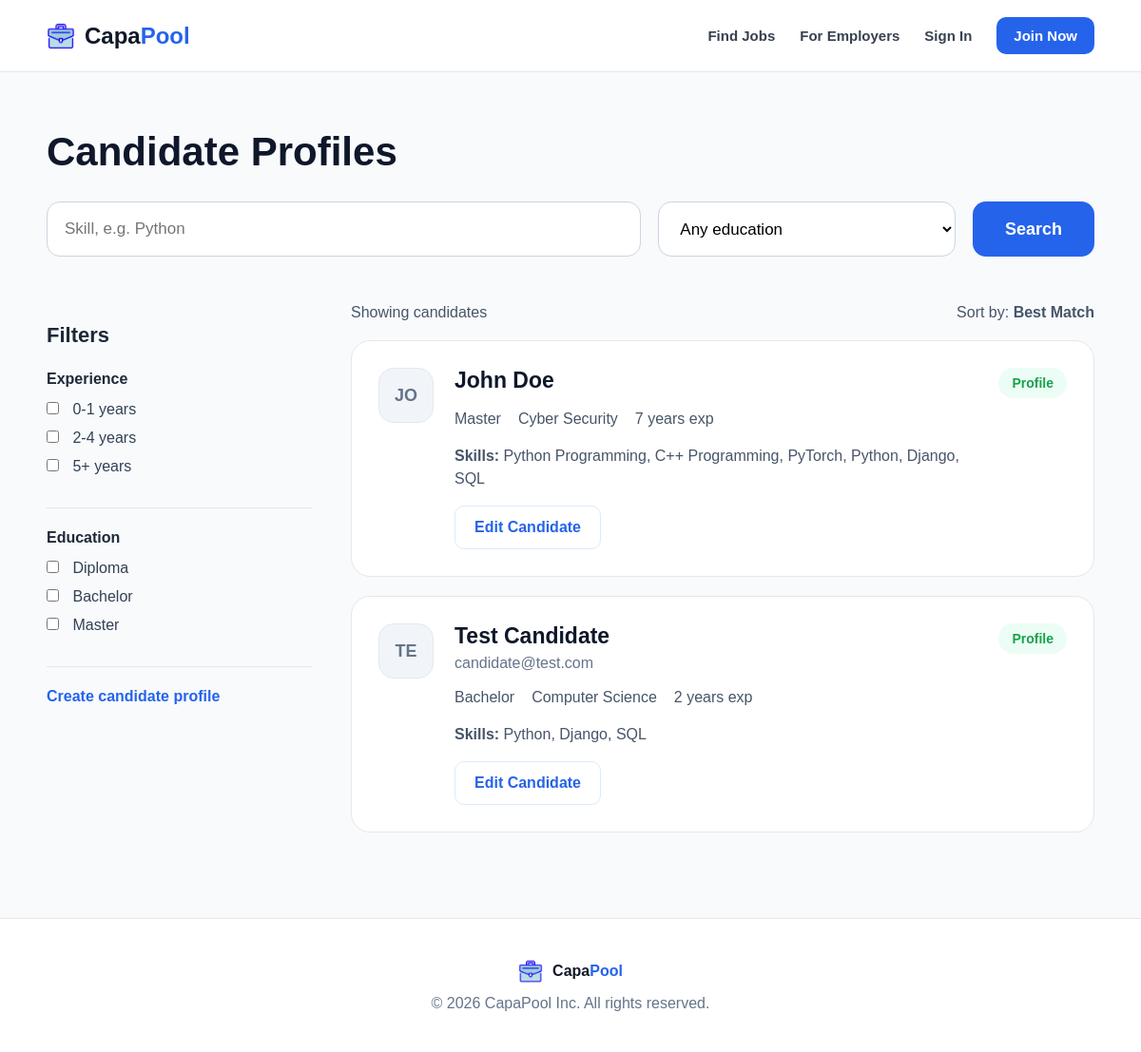
The page /candidates/ (signed in) on the database its author committed.
### candidates/models.py (models this page shows, shortened)
class CandidateProfile(models.Model):
	education_choices = [
		('high_school', 'High School'),
		('diploma', 'Diploma'),
		('bachelor', 'Bachelor'),
		('master', 'Master'),
		('phd', 'PhD'),
	]
	work_mode_choices = [
		('remote', 'Remote'),
		('onsite', 'On-site'),
		('hybrid', 'Hybrid'),
	]
	user = models.OneToOneField(User, on_delete=models.CASCADE)
	full_name = models.CharField(max_length=150)
	contact_email = models.EmailField()
	phone_number = models.CharField(max_length=30, blank=True)
	education_level = models.CharField(max_length=50, choices=education_choices)
	major = models.CharField(max_length=100)
	years_of_experience = models.PositiveIntegerField(default=0)
	work_experience = models.TextField(blank=True)
	is_member = models.BooleanField(default=False)
	skills = models.ManyToManyField(Skill, blank=True)
	resume = models.FileField(upload_to='resume/', blank=True, null=True)
	preferred_location = models.CharField(max_length=100, blank=True)
	preferred_work_mode = models.CharField(max_length=30, blank=True)
	created_at = models.DateTimeField(auto_now_add=True)

class Skill(models.Model):
	name = models.CharField(max_length=100, unique=True)

### candidates/views.py (the view)
# urls.py: path('', views.candidate_list, name='candidate_list'),
def candidate_list(request):
	candidates = CandidateProfile.objects.all().order_by('-created_at')
	return render(request, 'candidates/candidate_list.html', {
		'candidates': candidates
	})

### templates/candidates/candidate_list.html (shortened to what this page needs)
{% extends "base.html" %}
{% load static %}
{% block content %}
<section class="jobs-top-section">
    <h1>Candidate Profiles</h1>
    <form method="get" action="{% url 'candidate_search' %}" class="figma-job-search">
        <input type="text" name="skill" placeholder="Skill, e.g. Python">
        <select name="education">
            <option value="">Any education</option>
        </select>
        <button type="submit">Search</button>
    </form>
</section>
<section class="figma-jobs-layout">
    <aside class="job-filter-box">
        <h2>Filters</h2>
        <div class="filter-group">
            <h3>Experience</h3>
            <label><input type="checkbox"> 0-1 years</label>
            <label><input type="checkbox"> 2-4 years</label>
            <label><input type="checkbox"> 5+ years</label>
        </div>
        <div class="filter-group">
            <h3>Education</h3>
            <label><input type="checkbox"> Diploma</label>
            <label><input type="checkbox"> Bachelor</label>
            <label><input type="checkbox"> Master</label>
        </div>
        <a href="{% url 'create_candidate_profile' %}" class="create-job-link">Create candidate profile</a>
    </aside>
    <section class="job-results-area">
        <div class="job-results-header">
            <p>Showing candidates</p>
            <p>Sort by: <strong>Best Match</strong></p>
        </div>
        {% for candidate in candidates %}
            <div class="figma-job-card">
                <div class="company-initials">{{ candidate.full_name|slice:":2" }}</div>
                <div class="job-main-info">
                    <h2>{{ candidate.full_name }}</h2>
                    <p class="company-name">{{ candidate.contact_email }}</p>
                    <div class="job-meta-row">
                        <span>{{ candidate.get_education_level_display }}</span>
                        <span>{{ candidate.major }}</span>
                        <span>{{ candidate.years_of_experience }} years exp</span>
                    </div>
                    <p class="job-description">
                        <strong>Skills:</strong>
                        {% for skill in candidate.skills.all %}
                            {{ skill.name }}{% if not forloop.last %}, {% endif %}
                        {% empty %}
                            No skills listed.
                        {% endfor %}
                    </p>
                    {% if user.is_staff %}
                        <div class="job-actions">
                            <a href="{% url 'edit_candidate_profile' candidate.id %}" class="btn secondary-btn">Edit Candidate</a>
                        </div>
                    {% endif %}
                </div>
                <span class="posted-badge">Profile</span>
            </div>
        {% empty %}
            <div class="empty-message"><p>No candidate profiles found.</p></div>
        {% endfor %}
    </section>
</section>
{% endblock %}

### static/css/style.css (style rules this page uses)
* { margin: 0; padding: 0; box-sizing: border-box; }
body { font-family: Arial, sans-serif; background: #f8fafc; color: #1f2937; }
.btn { display: inline-flex; align-items: center; justify-content: center; padding: 13px 20px; border-radius: 10px; text-decoration: none; font-weight: bold; }
.secondary-btn { background: white; color: #2563eb; border: 1px solid #dbeafe; }
.jobs-top-section { max-width: 1150px; margin: 60px auto 50px; padding: 0 24px; }
.jobs-top-section h1 { font-size: 42px; margin-bottom: 28px; color: #0f172a; }
.figma-job-search { display: grid; grid-template-columns: 2fr 1fr auto; gap: 18px; }
.figma-job-search input, .figma-job-search select { height: 58px; border: 1px solid #cbd5e1; border-radius: 14px; padding: 0 18px; font-size: 17px; background: white; }
.figma-job-search button { height: 58px; border: none; border-radius: 14px; background: #2563eb; color: white; padding: 0 34px; font-size: 18px; font-weight: bold; cursor: pointer; }
.figma-jobs-layout { max-width: 1150px; margin: 0 auto 70px; padding: 0 24px; display: grid; grid-template-columns: 280px 1fr; gap: 40px; }
.job-filter-box { padding-top: 20px; }
.job-filter-box h2 { font-size: 22px; margin-bottom: 24px; }
.filter-group { border-bottom: 1px solid #e5e7eb; padding-bottom: 22px; margin-bottom: 22px; }
.filter-group h3 { font-size: 16px; margin-bottom: 14px; }
.filter-group label { display: block; margin-bottom: 12px; color: #334155; font-size: 16px; }
.filter-group input { margin-right: 10px; }
.create-job-link { color: #2563eb; font-weight: bold; text-decoration: none; }
.job-results-header { display: flex; justify-content: space-between; margin-bottom: 20px; color: #475569; font-size: 16px; }
.figma-job-card { background: white; border: 1px solid #e5e7eb; border-radius: 20px; padding: 28px; margin-bottom: 20px; display: grid; grid-template-columns: 60px 1fr auto; gap: 20px; align-items: start; }
.company-initials { width: 58px; height: 58px; border-radius: 16px; background: #f1f5f9; border: 1px solid #e2e8f0; display: flex; justify-content: center; align-items: center; color: #64748b; font-weight: bold; font-size: 18px; text-transform: uppercase; }
.job-main-info h2 { font-size: 23px; margin-bottom: 6px; color: #0f172a; }
.company-name { color: #64748b; }
.job-meta-row { display: flex; flex-wrap: wrap; gap: 18px; margin: 18px 0; color: #475569; }
.job-description { color: #475569; line-height: 1.5; margin-bottom: 16px; }
.job-actions { display: flex; gap: 12px; flex-wrap: wrap; }
.posted-badge, .match-score { background: #ecfdf5; color: #16a34a; padding: 8px 14px; border-radius: 18px; font-size: 14px; font-weight: bold; white-space: nowrap; }

### rows shown on the page
CandidateProfile: full_name "JO", full_name "John Doe", education_level "Master", major "Cyber Security", years_of_experience "7"
Skill: name "Python Programming"
Skill: name "C++ Programming"
Skill: name "PyTorch"
Skill: name "Python"
Skill: name "Django"
Skill: name "SQL"
CandidateProfile: full_name "TE", full_name "Test Candidate", contact_email "candidate@test.com", education_level "Bachelor", major "Computer Science", years_of_experience "2"
